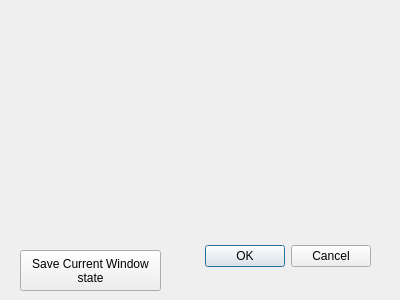
<?xml version="1.0" encoding="UTF-8"?>
<ui version="4.0">
 <class>prefsDlg</class>
 <widget class="QDialog" name="prefsDlg">
  <property name="geometry">
   <rect>
    <x>0</x>
    <y>0</y>
    <width>400</width>
    <height>300</height>
   </rect>
  </property>
  <property name="windowTitle">
   <string>Dialog</string>
  </property>
  <widget class="QDialogButtonBox" name="buttonBox">
   <property name="geometry">
    <rect>
     <x>170</x>
     <y>240</y>
     <width>201</width>
     <height>32</height>
    </rect>
   </property>
   <property name="orientation">
    <enum>Qt::Horizontal</enum>
   </property>
   <property name="standardButtons">
    <set>QDialogButtonBox::Cancel|QDialogButtonBox::Ok</set>
   </property>
  </widget>
  <widget class="QPushButton" name="pushButton">
   <property name="geometry">
    <rect>
     <x>20</x>
     <y>250</y>
     <width>141</width>
     <height>41</height>
    </rect>
   </property>
   <property name="text">
    <string>Save Current Window 
state</string>
   </property>
  </widget>
 </widget>
 <resources/>
 <connections>
  <connection>
   <sender>buttonBox</sender>
   <signal>accepted()</signal>
   <receiver>prefsDlg</receiver>
   <slot>accept()</slot>
   <hints>
    <hint type="sourcelabel">
     <x>248</x>
     <y>254</y>
    </hint>
    <hint type="destinationlabel">
     <x>157</x>
     <y>274</y>
    </hint>
   </hints>
  </connection>
  <connection>
   <sender>buttonBox</sender>
   <signal>rejected()</signal>
   <receiver>prefsDlg</receiver>
   <slot>reject()</slot>
   <hints>
    <hint type="sourcelabel">
     <x>316</x>
     <y>260</y>
    </hint>
    <hint type="destinationlabel">
     <x>286</x>
     <y>274</y>
    </hint>
   </hints>
  </connection>
 </connections>
</ui>
